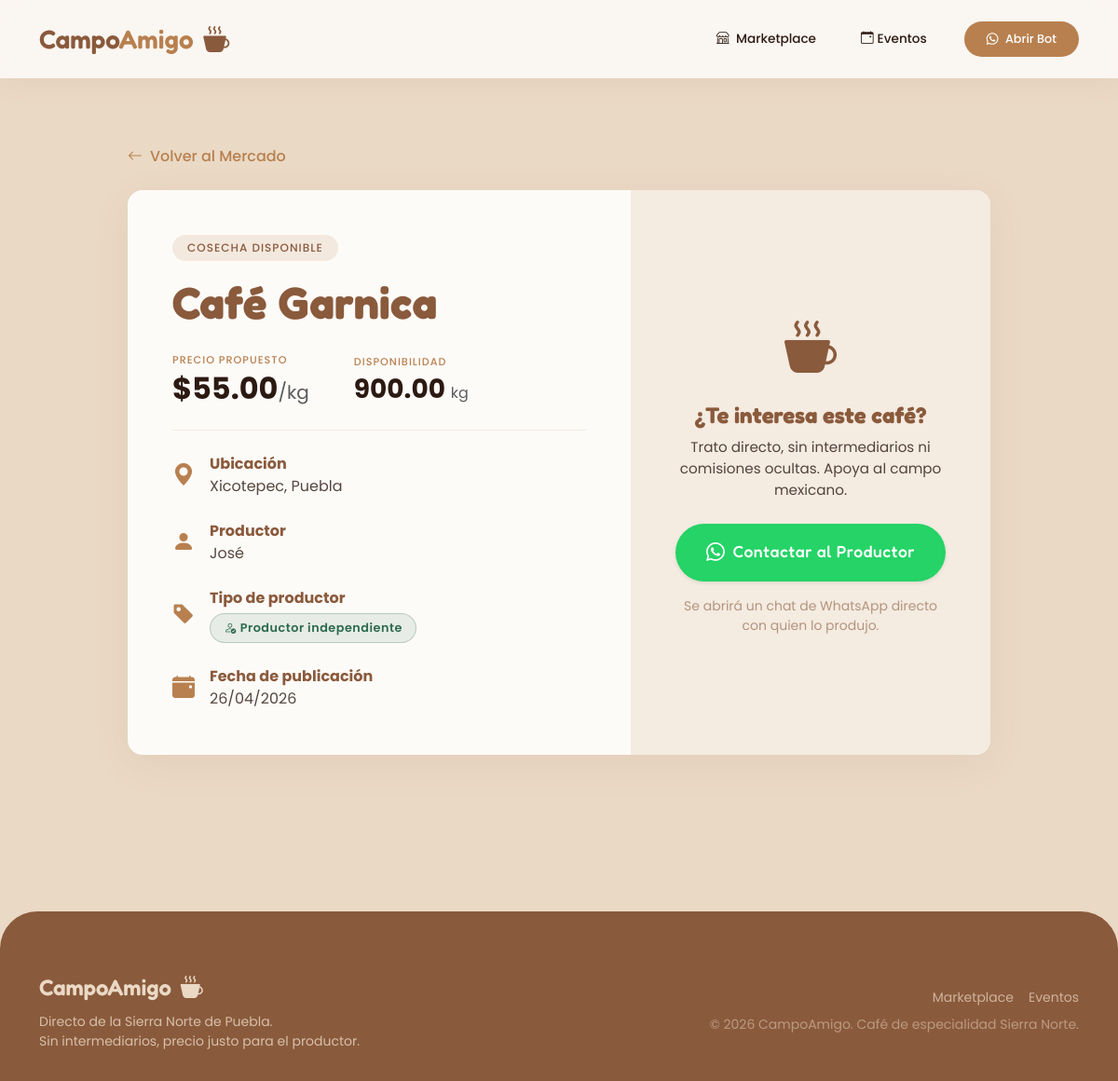
Page /cosecha/26/ on the committed database.
### core/models.py (models this page shows, shortened)
class Cosecha(models.Model):
    PROCESOS = [
        ('sin_procesar', 'Sin procesar'),
        ('lavado', 'Lavado'),
        ('natural', 'Natural'),
        ('honey', 'Honey'),
        ('anerobic', 'Fermentación Anaeróbica'),
    ]
    agricultor = models.ForeignKey(Agricultor, on_delete=models.CASCADE)
    cultivo = models.ForeignKey(Cultivo, on_delete=models.CASCADE)
    cantidad_kg = models.DecimalField(max_digits=10, decimal_places=2)
    precio_propuesto = models.DecimalField(max_digits=8, decimal_places=2)
    municipio = models.ForeignKey(Municipio, on_delete=models.SET_NULL, null=True)
    disponible = models.BooleanField(default=True)
    fecha = models.DateTimeField(auto_now_add=True)
    proceso = models.CharField(max_length=20, choices=PROCESOS, default='sin_procesar')

class Cultivo(models.Model):
    nombre = models.CharField(max_length=100)
    descripcion = models.TextField(blank=True)

class Municipio(models.Model):
    nombre = models.CharField(max_length=100)
    estado = models.CharField(max_length=50, default='Puebla')

class Agricultor(models.Model):
    nombre = models.CharField(max_length=100, blank=True)
    telefono = models.CharField(max_length=20, unique=True)
    marca = models.CharField(max_length=100, blank=True, null=True)
    municipio = models.ForeignKey(Municipio, on_delete=models.SET_NULL, null=True, blank=True)
    cultivo_principal = models.ForeignKey(Cultivo, on_delete=models.SET_NULL, null=True, blank=True)
    fecha_registro = models.DateTimeField(auto_now_add=True)

### core/views.py (the view)
# urls.py: path('cosecha/<int:pk>/', views.detalle_cosecha, name='detalle_cosecha'),
def detalle_cosecha(request, pk):
    cosecha = get_object_or_404(Cosecha, pk=pk)
    return render(request, 'core/detalle.html', {'cosecha': cosecha})

### core/templates/core/detalle.html (shortened to what this page needs)
{% extends 'core/base.html' %}
{% block content %}
<div class="row justify-content-center py-4">
    <div class="col-lg-10">
        <a href="/" class="text-decoration-none fw-medium mb-4 d-inline-flex align-items-center btn-volver">
            <i class="bi bi-arrow-left me-2"></i> Volver al Mercado
        </a>
        <div class="card border-0 soft-shadow rounded-4 overflow-hidden" style="background-color: var(--card-bg);">
            <div class="row g-0">
                <div class="col-md-7 p-4 p-lg-5">
                    <span class="badge rounded-pill mb-3 px-3 py-2" style="background-color: rgba(184, 128, 79, 0.15); color: var(--primary); font-weight: 500; letter-spacing: 1px;">
                        COSECHA DISPONIBLE
                    </span>
                    <h1 class="display-5 fw-bold mb-4" style="color: var(--primary); font-family: 'Fredoka', sans-serif;">
                        {{ cosecha.cultivo.nombre }}
                    </h1>
                    <div class="d-flex align-items-center mb-4 pb-4 border-bottom border-light">
                        <div class="text-start me-5">
                            <small class="text-uppercase fw-medium d-block mb-1" style="color: var(--accent); font-size: 0.7rem; letter-spacing: 1px;">Precio Propuesto</small>
                            <span class="h2 fw-bold mb-0" style="color: var(--text-dark);">
                                ${{ cosecha.precio_propuesto }}<span class="fs-5 text-muted fw-normal">/kg</span>
                            </span>
                        </div>
                        <div class="text-start">
                            <small class="text-uppercase fw-medium d-block mb-1" style="color: var(--accent); font-size: 0.7rem; letter-spacing: 1px;">Disponibilidad</small>
                            <span class="h3 fw-bold mb-0" style="color: var(--text-dark);">
                                {{ cosecha.cantidad_kg }} <span class="fs-6 text-muted fw-normal">kg</span>
                            </span>
                        </div>
                    </div>
                    <ul class="list-unstyled mb-0">
                        <li class="d-flex align-items-center mb-4">
                            <div class="me-3" style="color: var(--accent);"><i class="bi bi-geo-alt-fill fs-4"></i></div>
                            <div>
                                <strong class="d-block" style="color: var(--primary);">Ubicación</strong>
                                <span style="color: var(--text-dark); opacity: 0.8;">{{ cosecha.municipio.nombre }}, {{ cosecha.municipio.estado }}</span>
                            </div>
                        </li>
                        <li class="d-flex align-items-center mb-4">
                            <div class="me-3" style="color: var(--accent);"><i class="bi bi-person-fill fs-4"></i></div>
                            <div>
                                <strong class="d-block" style="color: var(--primary);">Productor</strong>
                                <span style="color: var(--text-dark); opacity: 0.8;">
                                    {% if cosecha.agricultor.nombre %}{{ cosecha.agricultor.nombre }}{% else %}Productor local{% endif %}
                                </span>
                            </div>
                        </li>
                        <li class="d-flex align-items-center mb-4">
                            <div class="me-3" style="color: var(--accent);"><i class="bi bi-tag-fill fs-4"></i></div>
                            <div>
                                <strong class="d-block mb-1" style="color: var(--primary);">Tipo de productor</strong>
                                {% if cosecha.agricultor.marca %}
                                    <span class="tipo-badge tipo-marca"><i class="bi bi-shop me-1"></i> Marca: {{ cosecha.agricultor.marca }}</span>
                                {% else %}
                                    <span class="tipo-badge tipo-independiente"><i class="bi bi-person-check me-1"></i> Productor independiente</span>
                                {% endif %}
                            </div>
                        </li>
                        <li class="d-flex align-items-center">
                            <div class="me-3" style="color: var(--accent);"><i class="bi bi-calendar-event-fill fs-4"></i></div>
                            <div>
                                <strong class="d-block" style="color: var(--primary);">Fecha de publicación</strong>
                                <span style="color: var(--text-dark); opacity: 0.8;">{{ cosecha.fecha|date:"d/m/Y" }}</span>
                            </div>
                        </li>
                    </ul>
                </div>
                <div class="col-md-5 d-flex align-items-center p-4 p-lg-5" style="background-color: #F4EBE1;">
                    <div class="text-center w-100">
                        <div class="mb-4">
                            <div class="mb-3" style="color: var(--primary);">
                                {% if "Cáscara" in cosecha.cultivo.nombre or "Abono" in cosecha.cultivo.nombre or "Pulpa" in cosecha.cultivo.nombre %}
                                    <i class="bi bi-recycle" style="font-size: 3.5rem; color: #856404;"></i>
                                {% else %}
                                    <i class="bi bi-cup-hot-fill" style="font-size: 3.5rem;"></i>
                                {% endif %}
                            </div>
                            <h3 class="h4 fw-bold mb-2" style="color: var(--primary); font-family: 'Fredoka', sans-serif;">
                                {% if "Cáscara" in cosecha.cultivo.nombre or "Abono" in cosecha.cultivo.nombre or "Pulpa" in cosecha.cultivo.nombre %}
                                    ¿Te interesa este producto?
                                {% else %}
                                    ¿Te interesa este café?
                                {% endif %}
                            </h3>
                            <p style="color: var(--text-dark); opacity: 0.8; font-size: 0.95rem;">
                                Trato directo, sin intermediarios ni comisiones ocultas. Apoya al campo mexicano.
                            </p>
                        </div>
                        <a href="https://wa.me/{{ cosecha.agricultor.telefono }}?text=Hola, vi tu cosecha de {{ cosecha.cultivo.nombre }} en CampoAmigo y me interesa"
                           class="btn btn-wa-contacto w-100 rounded-pill py-3 fw-medium shadow-sm d-inline-flex justify-content-center align-items-center"
                           style="font-family: 'Fredoka', sans-serif; font-size: 1.1rem;"
                           target="_blank">
                            <i class="bi bi-whatsapp me-2 fs-5"></i> Contactar al Productor
                        </a>
                        <p class="mt-3 mb-0 small" style="color: var(--primary); opacity: 0.6;">
                            Se abrirá un chat de WhatsApp directo con quien lo produjo.
                        </p>
                    </div>
                </div>
            </div>
        </div>
    </div>
</div>
{% endblock %}

### core/templates/core/base.html (style rules this page uses)
:root { --bg-base: #EAD9C5; --accent: #B8804F; --primary: #8A5A3C; --text-dark: #2C1A12; --card-bg: #FDFBF8; }
body { font-family: 'Poppins', sans-serif; background-color: var(--bg-base); color: var(--text-dark); -webkit-font-smoothing: antialiased; }
h1, h2, h3, h4, h5, h6, .navbar-brand { font-family: 'Fredoka', sans-serif; }
.soft-shadow { box-shadow: 0 10px 40px rgba(138, 90, 60, 0.08) !important; }

### core/templates/core/detalle.html (style rules this page uses)
.btn-volver { color: var(--accent); transition: color 0.2s, transform 0.2s; }
.border-light { border-color: rgba(184, 128, 79, 0.15) !important; }
.btn-wa-contacto { background-color: #25D366; color: white !important; transition: all 0.3s cubic-bezier(0.25, 0.8, 0.25, 1); border: none; letter-spacing: 0.5px; }
.tipo-badge { display: inline-flex; align-items: center; font-size: 0.8rem; font-weight: 600; padding: 0.35rem 0.9rem; border-radius: 50px; letter-spacing: 0.04em; }
.tipo-independiente { background-color: rgba(45, 106, 79, 0.1); color: #2d6a4f; border: 1px solid rgba(45, 106, 79, 0.25); }

### rows in the picture
Cosecha: cultivo.nombre "Café Garnica", precio_propuesto "55.00", cantidad_kg "900.00", municipio.nombre "Xicotepec", municipio.estado "Puebla", agricultor.nombre "José", fecha "26/04/2026"
